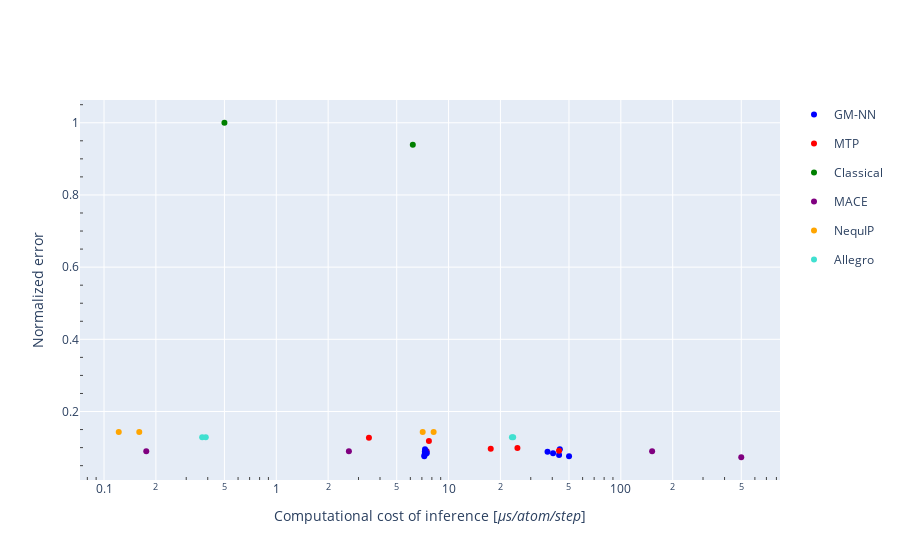

Notebook code cell kept with this figure:
### Code cell
import plotly.graph_objects as go
#from colorhash import ColorHash


fig = go.Figure(data=[])

i=0 # index for trace
traces=[] 
for engine in df['Engine'].unique():
    for suite in df['MD Suite'].unique():
        for kind in df['Type'].unique():
            subset=df.query('Type==@kind & Engine==@engine & `MD Suite`==@suite')
            if len(subset)>=1:
                i+=1
                fig.add_trace(go.Scatter(
                    x=subset['Cost'],
                    y=subset['Normalized error'],
                    mode='markers',
                    name=kind,
                    text=subset['Model']+'<br>'+'Engine: '+subset['MD Suite']+'-'+subset['Engine'],
                    hovertemplate="%{text}"+"<br>Computational cost: %{x} μs"+"<br>Normalized error: %{y}",
                    legendgroup=kind,
                    marker={'color':subset['Colour']},
                    #legendgrouptitle=kind,
                    #yaxis=subset['y axes'].unique()[0],
                ))
                trace={
                    'Trace': i,
                    'Type': kind,
                    'Engine': engine,
                    'MD Suite': suite,
                }
                traces.append(trace)

traces=pd.DataFrame(traces) # convert list of dictionaries to DataFrame

# Add annotation
fig.update_xaxes(title_text='Computational cost of inference [<i>μs/atom/step</i>]',type="log",minor_ticks='inside')
fig.update_layout(yaxis={'title':'Normalized error','minor_ticks':'inside'}) #,'position':0

names=set()
fig.for_each_trace(
    lambda trace:
        trace.update(showlegend=False)
        if (trace.name in names) else names.add(trace.name))

### Figure 1 — Plotly figure (JSON) as saved in the notebook; plotly's stock layout.template omitted (floating-point values rounded to 4 significant figures)
{"data": [{"hovertemplate": "%{text}<br>Computational cost: %{x} μs<br>Normalized error: %{y}", "legendgroup": "GM-NN", "marker": {"color": ["blue", "blue", "blue", "blue", "blue"]}, "mode": "markers", "name": "GM-NN", "text": ["593-512-512-1<br>Engine: LAMMPS-CPU", "593-128-128-1<br>Engine: LAMMPS-CPU", "593-32-32-1<br>Engine: LAMMPS-CPU", "360-512-512-1<br>Engine: LAMMPS-CPU", "910-512-512-1<br>Engine: LAMMPS-CPU"], "type": "scatter", "x": [43.81, 40.42, 37.54, 44.25, 50.04], "y": [0.07977, 0.0845, 0.08864, 0.09512, 0.07621]}, {"hovertemplate": "%{text}<br>Computational cost: %{x} μs<br>Normalized error: %{y}", "legendgroup": "MTP", "marker": {"color": ["red", "red", "red", "red", "red"]}, "mode": "markers", "name": "MTP", "text": ["lev16<br>Engine: LAMMPS-CPU", "lev20<br>Engine: LAMMPS-CPU", "lev24<br>Engine: LAMMPS-CPU", "lev26<br>Engine: LAMMPS-CPU", "lev28<br>Engine: LAMMPS-CPU"], "type": "scatter", "x": [3.45, 7.69, 17.57, 25.1, 43.78], "y": [0.127, 0.1182, 0.09703, 0.09907, 0.09132]}, {"hovertemplate": "%{text}<br>Computational cost: %{x} μs<br>Normalized error: %{y}", "legendgroup": "Classical", "marker": {"color": ["green", "green"]}, "mode": "markers", "name": "Classical", "text": ["EAM<br>Engine: LAMMPS-CPU", "MEAM<br>Engine: LAMMPS-CPU"], "type": "scatter", "x": [0.5, 6.2], "y": [1, 0.939]}, {"hovertemplate": "%{text}<br>Computational cost: %{x} μs<br>Normalized error: %{y}", "legendgroup": "MACE", "marker": {"color": ["purple"]}, "mode": "markers", "name": "MACE", "text": ["Standard<br>Engine: LAMMPS-CPU"], "type": "scatter", "x": [151.9], "y": [0.08998]}, {"hovertemplate": "%{text}<br>Computational cost: %{x} μs<br>Normalized error: %{y}", "legendgroup": "NequIP", "marker": {"color": ["orange"]}, "mode": "markers", "name": "NequIP", "text": ["Standard<br>Engine: LAMMPS-CPU"], "type": "scatter", "x": [7.077], "y": [0.1434]}, {"hovertemplate": "%{text}<br>Computational cost: %{x} μs<br>Normalized error: %{y}", "legendgroup": "Allegro", "marker": {"color": ["turquoise"]}, "mode": "markers", "name": "Allegro", "text": ["Standard<br>Engine: LAMMPS-CPU"], "type": "scatter", "x": [23.32], "y": [0.1285]}, {"hovertemplate": "%{text}<br>Computational cost: %{x} μs<br>Normalized error: %{y}", "legendgroup": "MACE", "marker": {"color": ["purple"]}, "mode": "markers", "name": "MACE", "showlegend": false, "text": ["Reference<br>Engine: MLP Toolkit-CPU"], "type": "scatter", "x": [500], "y": [0.07329]}, {"hovertemplate": "%{text}<br>Computational cost: %{x} μs<br>Normalized error: %{y}", "legendgroup": "MACE", "marker": {"color": ["purple"]}, "mode": "markers", "name": "MACE", "showlegend": false, "text": ["Standard<br>Engine: ASE-CPU"], "type": "scatter", "x": [7.465], "y": [0.08998]}, {"hovertemplate": "%{text}<br>Computational cost: %{x} μs<br>Normalized error: %{y}", "legendgroup": "NequIP", "marker": {"color": ["orange"]}, "mode": "markers", "name": "NequIP", "showlegend": false, "text": ["Standard<br>Engine: ASE-CPU"], "type": "scatter", "x": [8.191], "y": [0.1434]}, {"hovertemplate": "%{text}<br>Computational cost: %{x} μs<br>Normalized error: %{y}", "legendgroup": "Allegro", "marker": {"color": ["turquoise"]}, "mode": "markers", "name": "Allegro", "showlegend": false, "text": ["Standard<br>Engine: ASE-CPU"], "type": "scatter", "x": [23.71], "y": [0.1285]}, {"hovertemplate": "%{text}<br>Computational cost: %{x} μs<br>Normalized error: %{y}", "legendgroup": "GM-NN", "marker": {"color": ["blue", "blue", "blue", "blue", "blue"]}, "mode": "markers", "name": "GM-NN", "showlegend": false, "text": ["593-512-512-1<br>Engine: LAMMPS-GPU", "593-128-128-1<br>Engine: LAMMPS-GPU", "593-32-32-1<br>Engine: LAMMPS-GPU", "360-512-512-1<br>Engine: LAMMPS-GPU", "910-512-512-1<br>Engine: LAMMPS-GPU"], "type": "scatter", "x": [7.25, 7.47, 7.28, 7.3, 7.23], "y": [0.07977, 0.0845, 0.08864, 0.09512, 0.07621]}, {"hovertemplate": "%{text}<br>Computational cost: %{x} μs<br>Normalized error: %{y}", "legendgroup": "MACE", "marker": {"color": ["purple"]}, "mode": "markers", "name": "MACE", "showlegend": false, "text": ["Standard<br>Engine: LAMMPS-GPU"], "type": "scatter", "x": [2.639], "y": [0.08998]}, {"hovertemplate": "%{text}<br>Computational cost: %{x} μs<br>Normalized error: %{y}", "legendgroup": "NequIP", "marker": {"color": ["orange"]}, "mode": "markers", "name": "NequIP", "showlegend": false, "text": ["Standard<br>Engine: LAMMPS-GPU"], "type": "scatter", "x": [0.1218], "y": [0.1434]}, {"hovertemplate": "%{text}<br>Computational cost: %{x} μs<br>Normalized error: %{y}", "legendgroup": "Allegro", "marker": {"color": ["turquoise"]}, "mode": "markers", "name": "Allegro", "showlegend": false, "text": ["Standard<br>Engine: LAMMPS-GPU"], "type": "scatter", "x": [0.3713], "y": [0.1285]}, {"hovertemplate": "%{text}<br>Computational cost: %{x} μs<br>Normalized error: %{y}", "legendgroup": "MACE", "marker": {"color": ["purple"]}, "mode": "markers", "name": "MACE", "showlegend": false, "text": ["Standard<br>Engine: ASE-GPU"], "type": "scatter", "x": [0.1759], "y": [0.08998]}, {"hovertemplate": "%{text}<br>Computational cost: %{x} μs<br>Normalized error: %{y}", "legendgroup": "NequIP", "marker": {"color": ["orange"]}, "mode": "markers", "name": "NequIP", "showlegend": false, "text": ["Standard<br>Engine: ASE-GPU"], "type": "scatter", "x": [0.1602], "y": [0.1434]}, {"hovertemplate": "%{text}<br>Computational cost: %{x} μs<br>Normalized error: %{y}", "legendgroup": "Allegro", "marker": {"color": ["turquoise"]}, "mode": "markers", "name": "Allegro", "showlegend": false, "text": ["Standard<br>Engine: ASE-GPU"], "type": "scatter", "x": [0.3896], "y": [0.1285]}], "layout": {"xaxis": {"minor": {"ticks": "inside"}, "title": {"text": "Computational cost of inference [<i>μs/atom/step</i>]"}, "type": "log"}, "yaxis": {"minor": {"ticks": "inside"}, "title": {"text": "Normalized error"}}}}
